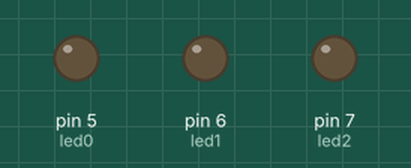
Simulated run of this sketch. Board: Arduino Uno, built with avr-gcc and run on an emulated ATmega328P. On the bench: output pins drawn as LEDs (lit = HIGH).

Above: at 0.03 s.
At 0.86 s:
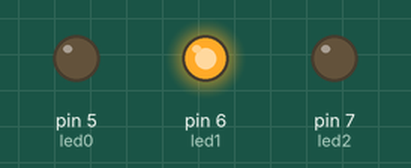
At 1.23 s:
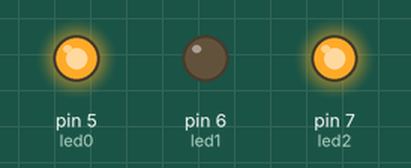
At 1.76 s:
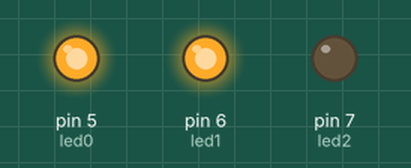
At 2.73 s:
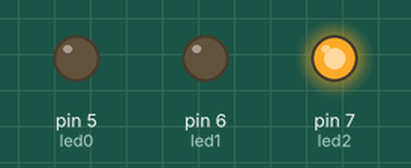
At 3.75 s:
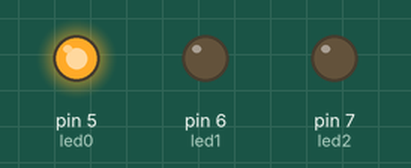
Timing chart, 0 to 4.6 s (numbered marks = the images above):
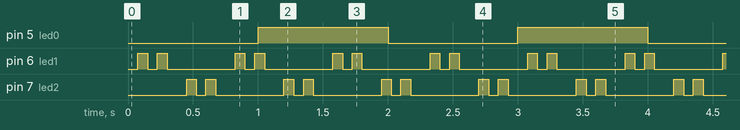

Measured:
- by itself, pin 5 (led0): alternates HIGH for 1.0 s and LOW for 1.0 s
- by itself, pin 6 (led1): repeats every 0.75 s: LOW 0.07 s, HIGH 0.07 s, LOW 0.53 s, HIGH 0.07 s
- by itself, pin 7 (led2): repeats every 0.75 s: LOW 0.07 s, HIGH 0.08 s, LOW 0.52 s, HIGH 0.08 s

The sketch:

tall_chimney_3leds.ino
```cpp
/*
 * tall chimney with 3 leds
 * original program wrote by Nicu FLORICA (niq_ro) - http://nicuflorica.blogspot.com/
 */
#define led0 5    // led +  220..470 ohmi resistor to GND
#define led1 6    // led +  220..470 ohmi resistor to GND
#define led2 7    // led +  220..470 ohmi resistor to GND

void setup() {
  pinMode(led0,OUTPUT);   // pin as output
  pinMode(led1,OUTPUT);   // pin as output
  pinMode(led2,OUTPUT);   // pin as output
  digitalWrite(led0, LOW);  // led1 OFF
  digitalWrite(led1, LOW);  // led1 OFF
  digitalWrite(led2, LOW);  // led2 OFF
}

void loop() {
  int stare0 = millis()/1000;
  digitalWrite(led0, stare0%2);  // led aprins

  int stare = millis()/75;

if ((stare%10 == 1) or (stare%10 == 3))
 {
  digitalWrite(led1, HIGH);  // led1 on
 }
else
if ((stare%10 == 6) or (stare%10 == 8))
 {
  digitalWrite(led2, HIGH);  // led2 on
 }
else
{
  digitalWrite(led1, LOW);  // led1 OFF
  digitalWrite(led2, LOW);  // led2 OFF
}
} // sfarsit program
```
